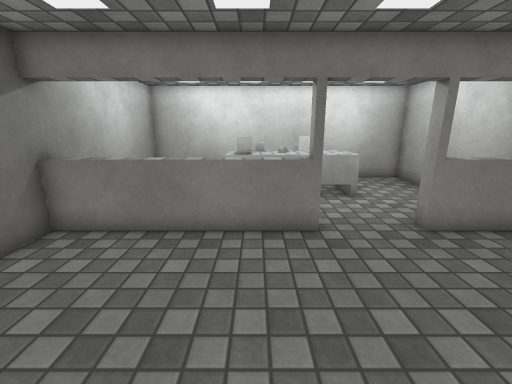
View 1 (above)

12 first-person views from a walk through a 3-D level made in the Unity game engine. The camera is 1.4 m above the floor, tilts 14° down and sees 90° across. The floor is counted in squares, 0.5 m on a side. Each view is taken from the middle of a square. On the plan, view 1 faces up. The plan holds only what a view shows up to about 19 squares ahead; the rest is blank. Surface patterns are stand-ins for the level's own textures.

View 2
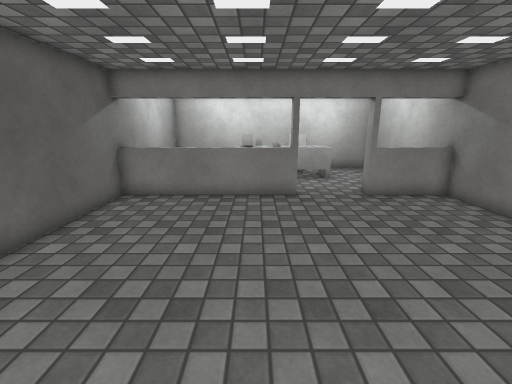

View 3
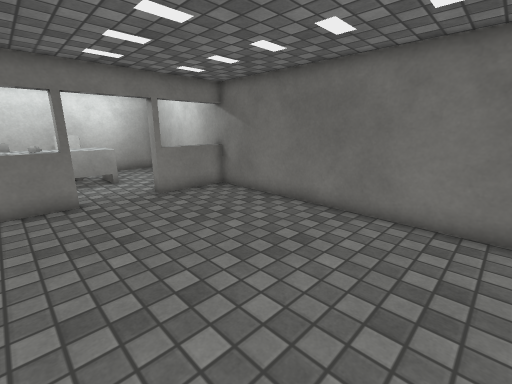

View 4
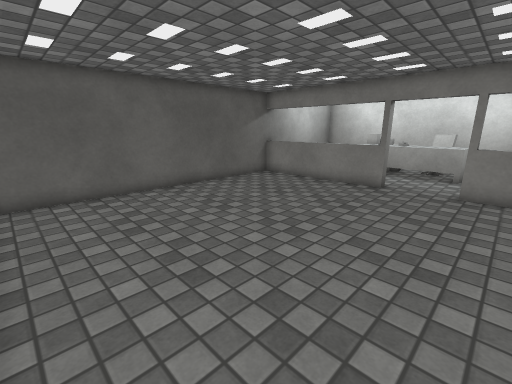

View 5
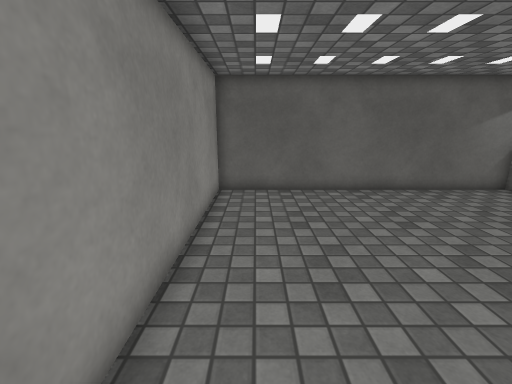

View 6
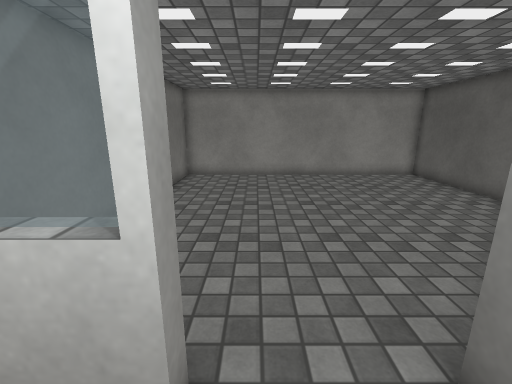

View 7
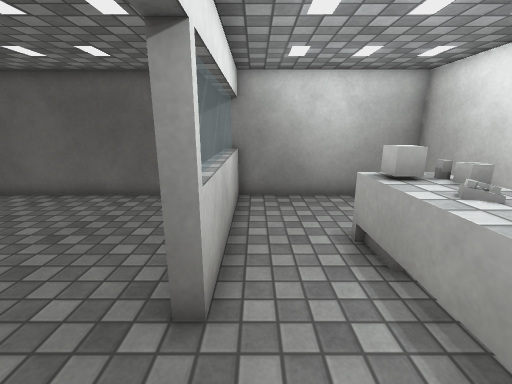

View 8
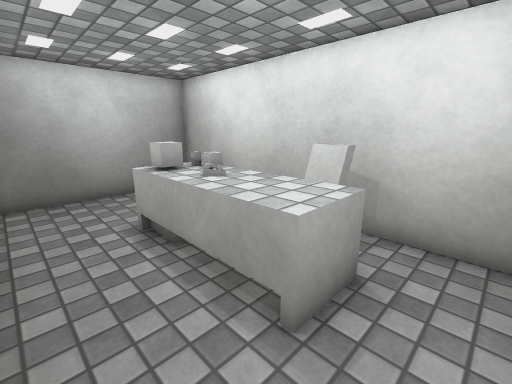

View 9
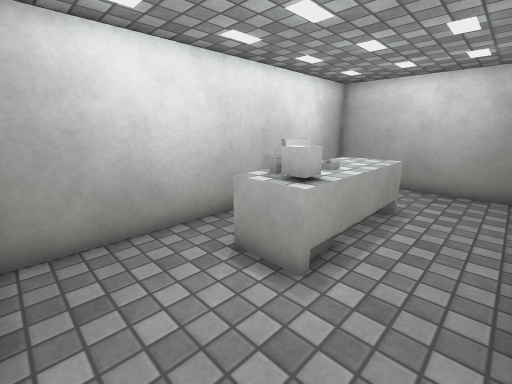

View 10
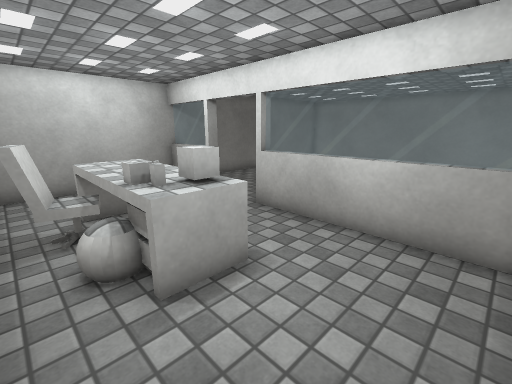

View 11
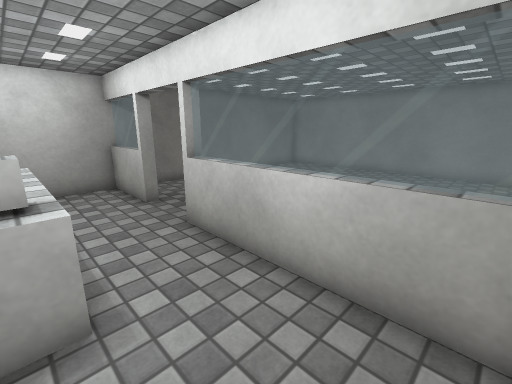

View 12
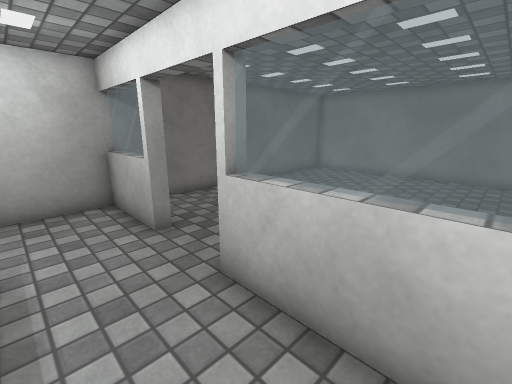

### Floor plan
Points are (right, up) in squares from view 1. A wall is a line through its corners. A room is listed if a view was taken in it or the views show most of it. See-through windows are left out.
Room 1 (views 1, 2, 3, 4, 5)
walls: (1.7, 7.2) (1.7, 6.7) (-5.8, 6.7); (-5.7, 7) (-5.7, -6.8) (8.2, -6.8) (8.2, 7); (8.4, 6.7) (4.7, 6.7) (4.7, 7.2)
ways out: opening at (3, 7) to room 2
Room 2 (views 6, 7, 8, 9, 10, 11, 12)
walls: (4.7, 7.2) (8.2, 7.2); (-5.8, 7.2) (1.7, 7.2); (8.2, 7) (8.2, 14.7) (-5.7, 14.7) (-5.7, 7)
ways out: opening at (3, 7) to room 1
objects: cube (-1, 11) to (0, 11); other object (-1, 12); block (0, 12); other object (1, 11) to (1, 12); other object (2, 11) to (4, 12); other object (2, 13) to (3, 14)

Where each view was taken, in squares from view 1:
view 1: 0 up, 0 right, facing up
view 2: 4 down, 0 right, facing up
view 3: 4 down, 0 right, facing up-right
view 4: 6 down, 6 right, facing up-left
view 5: 5 down, 6 right, facing left
view 6: 9 up, 4 right, facing down
view 7: 8 up, 5 right, facing left
view 8: 8 up, 6 right, facing up-left
view 9: 8 up, 5 left, facing up-right
view 10: 14 up, 5 left, facing down-right
view 11: 11 up, 5 left, facing down-right
view 12: 10 up, 2 left, facing down-right
